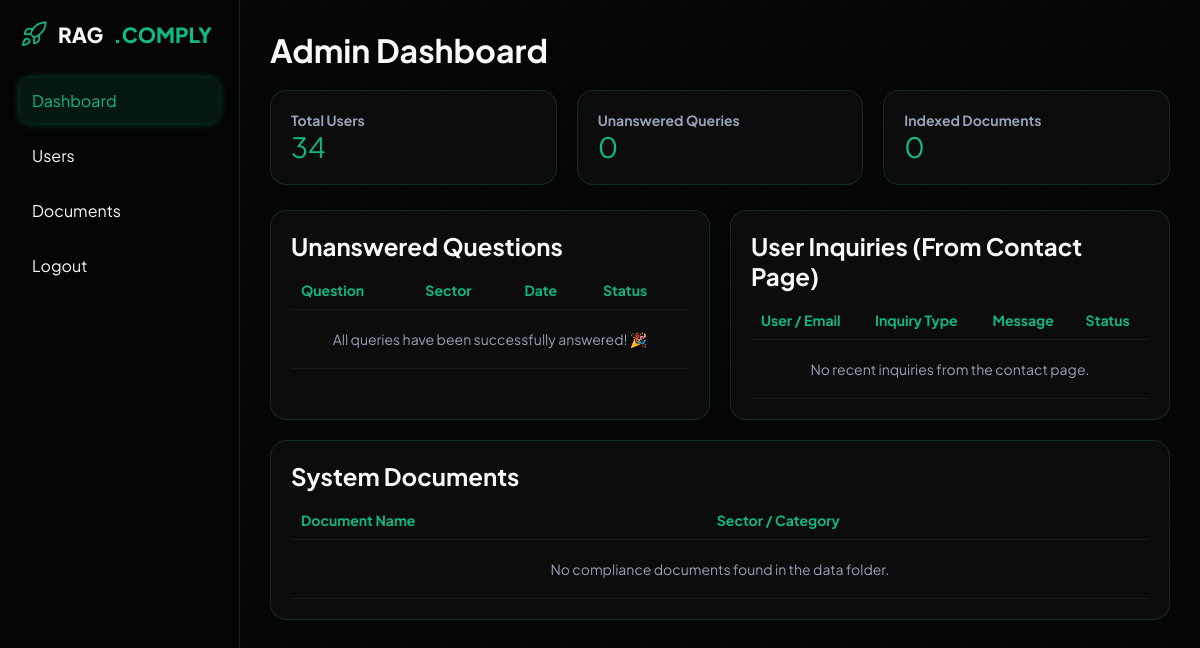
Page /admin (signed in) on the earlier database version.
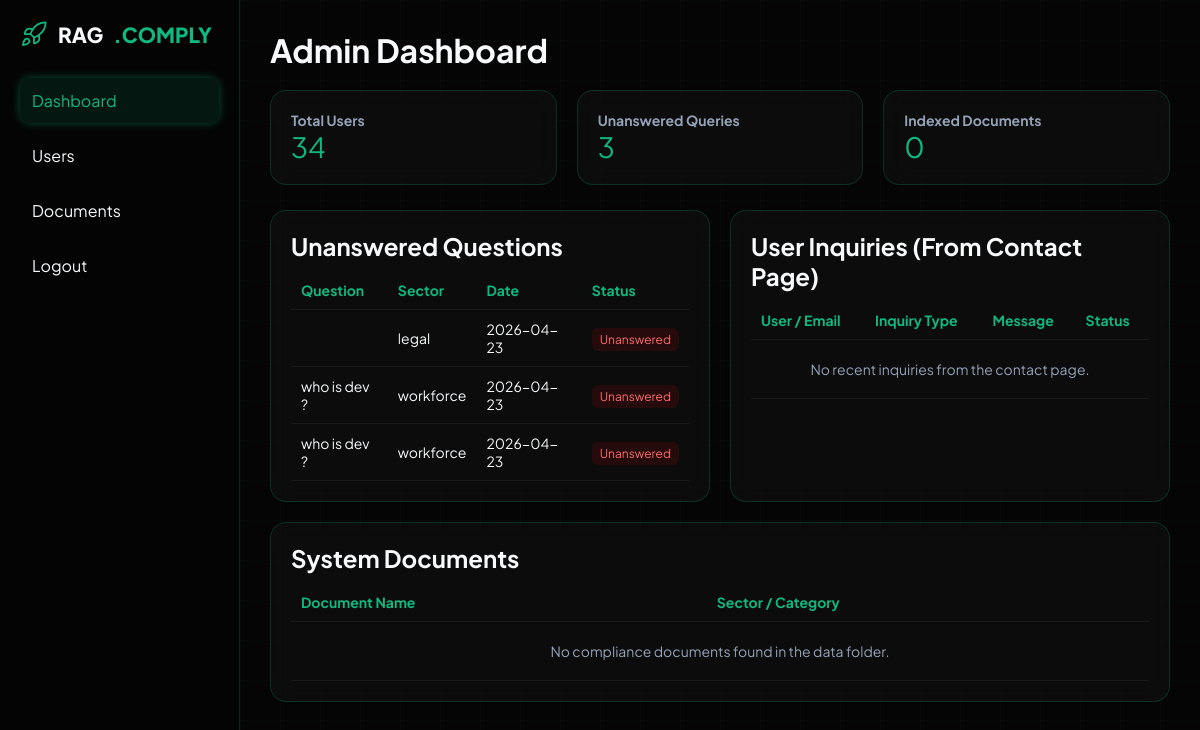
Same page on the later database version.
### models.py (models this page shows)
class UnansweredQuestion(Base):
    __tablename__ = "unanswered_questions"
    id = Column(Integer, primary_key=True,index=True)
    question = Column(String(700))
    sector = Column(String(50))
    timestamp = Column(String)

### app.py (the view)
@admin_bp.route("/admin")
@login_required
def view_unanswered():
    db = SessionLocal()
    questions = (
        db.query(UnansweredQuestion)
        .order_by(UnansweredQuestion.timestamp.desc())
        .all()
    )
    inquiries = (
        db.query(ContactInquiry)
        .order_by(ContactInquiry.timestamp.desc())
        .limit(10) # Get the 10 most recent inquiries
        .all()
    )
    db.close()
    local_docs = get_local_documents("data")
    return render_template("admin.html", questions=questions, documents=local_docs, inquiries=inquiries)

### app.py (called while the page is built, shortened)
def login_required(f):
    @wraps(f)
    def decorated_function(*args, **kwargs):
        if 'user_id' not in session:
            flash('Please log in to access this page.', 'warning')
            return redirect(url_for('login',next=request.url))
        return f(*args, **kwargs)
    return decorated_function

def get_local_documents(base_dir="data"):
    documents = []
    sectors = ["legal", "workforce"]
    for sector in sectors:
        folder_path = os.path.join(base_dir, sector)
    return documents

### templates/admin.html (shortened to what this page needs)
<!DOCTYPE html>
<html lang="en">
<head>
</head>
<body>
<div class="container">
<aside class="sidebar">
<div class="branding">
    RAG<span class="highlight">.COMPLY</span>
</div>
<ul>
<li class="active">Dashboard</li>
<li>Users</li>
<li>Documents</li>
<li><a href="/logout" style="color: inherit; text-decoration: none;">Logout</a></li>
</ul>
</aside>
<main class="main">
<h1>Admin Dashboard</h1>
<div class="cards">
    <div class="card">
        <h3>Total Users</h3>
        <p class="big" id="users">34</p>
    </div>
    <div class="card">
        <h3>Unanswered Queries</h3>
        <p class="big">{{ questions|length }}</p>
    </div>
    <div class="card">
        <h3>Indexed Documents</h3>
        <p class="big">{{ documents|length }}</p>
    </div>
</div>
<div class="grid">
    <div class="box">
        <h2>Unanswered Questions</h2>
        <table>
            <tr>
                <th>Question</th>
                <th>Sector</th>
                <th>Date</th>
                <th>Status</th>
            </tr>
            {% for q in questions %}
            <tr>
                <td>{{ q.question }}</td>
                <td>{{ q.sector }}</td>
                <td>{{ q.timestamp[:10] }}</td> <td><span class="status unanswered">Unanswered</span></td>
            </tr>
            {% else %}
            <tr>
                <td colspan="4" style="text-align: center; color: var(--text-muted); padding: 20px;">
                    All queries have been successfully answered! 🎉
                </td>
            </tr>
            {% endfor %}
        </table>
    </div>
    <div class="box">
        <h2>User Inquiries (From Contact Page)</h2>
        <table>
            <tr>
                <th>User / Email</th>
                <th>Inquiry Type</th>
                <th>Message</th>
                <th>Status</th>
            </tr>
            {% for inquiry in inquiries %}
            <tr>
                <td>
                    <strong>{{ inquiry.fullname }}</strong><br>
                    <span style="font-size: 0.75rem; color: var(--text-muted);">{{ inquiry.email }}</span>
                </td>
                <td>{{ inquiry.inquiry_type }}</td>
                <td style="max-width: 150px; white-space: nowrap; overflow: hidden; text-overflow: ellipsis;" title="{{ inquiry.message }}">
                    {{ inquiry.message }}
                </td>
                <td>
                    {% if inquiry.status == 'Pending' %}
                        <span class="status unanswered">{{ inquiry.status }}</span>
                    {% else %}
                        <span class="status answered">{{ inquiry.status }}</span>
                    {% endif %}
                </td>
            </tr>
            {% else %}
            <tr>
                <td colspan="4" style="text-align: center; color: var(--text-muted); padding: 20px;">
                    No recent inquiries from the contact page.
                </td>
            </tr>
            {% endfor %}
        </table>
    </div>
</div>
<div class="box full">
    <h2>System Documents</h2>
    <table>
        <tr>
            <th>Document Name</th>
            <th>Sector / Category</th>
        </tr>
        {% for doc in documents %}
        <tr>
            <td>{{ doc.name }}</td>
            <td>
                <span style="color: var(--primary-neon); background: rgba(16,185,129,0.1); padding: 4px 8px; border-radius: 4px; font-size: 0.8rem; font-weight: bold; letter-spacing: 1px;">
                    {{ doc.sector }}
                </span>
            </td>
        </tr>
        {% else %}
        <tr>
            <td colspan="2" style="text-align: center; color: var(--text-muted); padding: 20px;">
                No compliance documents found in the data folder.
            </td>
        </tr>
        {% endfor %}
    </table>
</div>
</main>
</div>
</body>
</html>

### templates/admin.html (style rules this page uses)
:root { --bg-dark: #050505; --primary-neon: #10b981; --accent-glow: rgba(16,185,129,0.4); --glass: rgba(255,255,255,0.03); --glass-border: rgba(16,185,129,0.2); --text-main: #f8fafc; --text-muted: #94a3b8; }
* { margin:0; padding:0; box-sizing:border-box; font-family:'Plus Jakarta Sans', sans-serif; }
body { background-color: var(--bg-dark); color: var(--text-main); background-image: linear-gradient(rgba(16,185,129,0.03) 1px, transparent 1px), linear-gradient(90deg, rgba(16,185,129,0.03) 1px, transparent 1px); background-size:40px 40px; }
.container { display:flex; }
.sidebar { width:240px; height:100vh; background: rgba(5,5,5,0.85); backdrop-filter: blur(20px); border-right:1px solid var(--glass-border); padding:20px; }
.branding { display:flex; align-items:center; gap:10px; font-weight:800; font-size:1.3rem; margin-bottom:30px; }
.logo-icon { width:28px; height:28px; stroke: var(--primary-neon); transition:0.3s; }
.highlight { color: var(--primary-neon); }
.sidebar ul { list-style:none; }
.sidebar li { padding:12px; border-radius:10px; margin:10px 0; cursor:pointer; transition:0.3s; }
.sidebar li:hover, .sidebar .active { background:rgba(16,185,129,0.1); color:var(--primary-neon); box-shadow:0 0 10px var(--accent-glow); }
.main { flex:1; padding:30px; height: 100vh; overflow-y: auto; }
.main h1 { font-size:2rem; margin-bottom:20px; }
.cards { display:grid; grid-template-columns:repeat(3,1fr); gap:20px; }
.card { background: var(--glass); border:1px solid var(--glass-border); backdrop-filter: blur(12px); padding:20px; border-radius:16px; transition:0.3s; }
.card h3 { font-size:14px; color:var(--text-muted); }
.big { font-size:28px; color:var(--primary-neon); }
.grid { display:grid; grid-template-columns:1fr 1fr; gap:20px; margin-top:25px; }
.box { background: var(--glass); border:1px solid var(--glass-border); backdrop-filter: blur(12px); padding:20px; border-radius:16px; }
.box h2 { margin-bottom:10px; }
table { width:100%; border-collapse:collapse; }
th, td { padding:10px; font-size:14px; text-align: left; }
th { color:var(--primary-neon); }
tr { border-bottom:1px solid rgba(255,255,255,0.05); }
.status { padding:4px 8px; border-radius:6px; font-size:12px; }
.unanswered { background: rgba(255,0,0,0.1); color:#ff6c6c; }
.full { margin-top:20px; }

Differences in the rows shown:
added UnansweredQuestion: sector "legal", timestamp "2026-04-23"
added UnansweredQuestion: question "who is dev ?", sector "workforce", timestamp "2026-04-23"
added UnansweredQuestion: question "who is dev ?", sector "workforce", timestamp "2026-04-23"
Other differences:
{{ questions|length }}: "0" → "3"
text no longer shown: "All queries have been successfully answered! 🎉"
